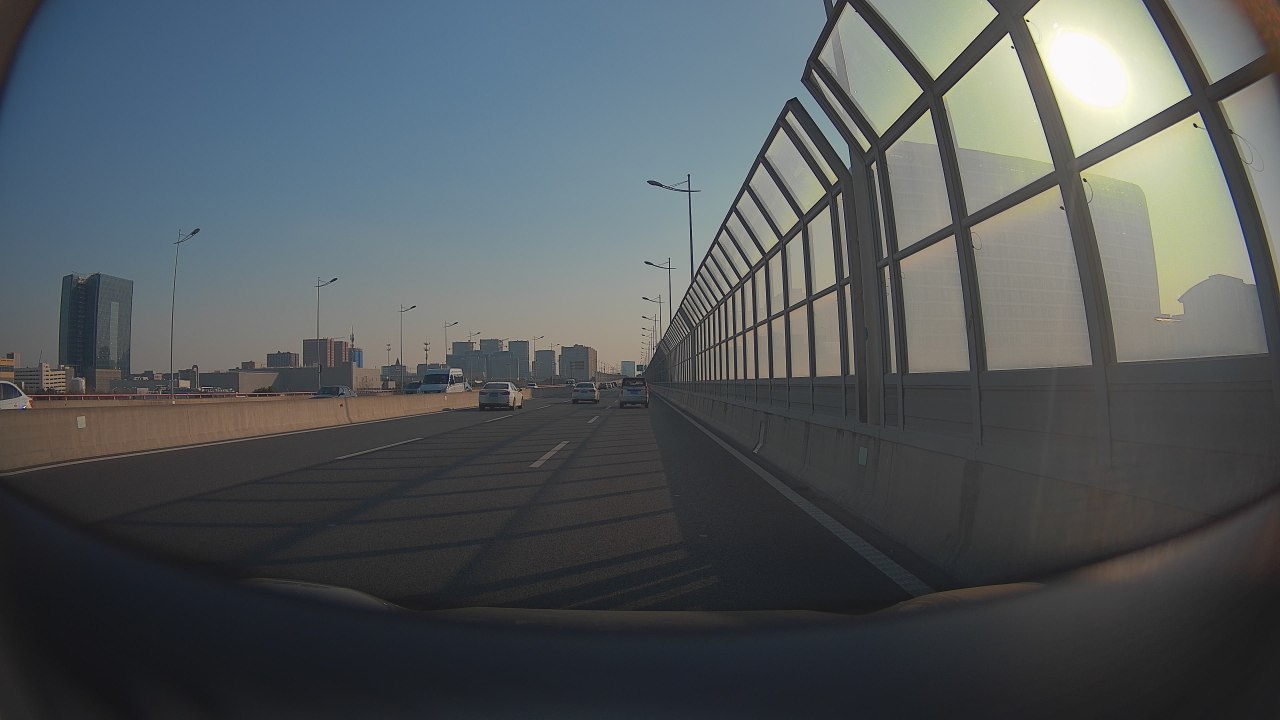
#> input picture img_scenes/00000.jpg, 3840 x 2160 px (shown at 1/3 size)
$ jupyter execute --allow-errors GPT4V.ipynb   (shell and % lines are left out)
#> lines starting #> are read from the running program, lines starting #| are printed output that depends on the picture
### utilities/video_utilities.py
'''
Purpose:    Common preprocessing utilities for handling image and video
                - Loading image/video
                - Video frame extraction
                - Transformation and rescaling
                - Drawing and displaying
                - Overlay transparent bbox and label
                - Save to disk handling format, compression and naming
                - Trimming
                - Normalize bbox, apply safe calculation
                - Calculate IOU

Author:     Jixin Jia (Gin)
Date:       2023/1/9
'''

from . import config
from PIL import ImageFont, ImageDraw, Image
from matplotlib import pyplot as plt
from urllib.request import urlopen
import cv2
import datetime
import math
import numpy as np
import urllib


# Method to download file (including image) from URL using browser agent and save it locally
# [23 lines left out: functions download_to_local, resize_down_to_512_max_dim, resize_down_to_size_max_dim, not called in this run]

def resize_to_256_square(image):
    return cv2.resize(image, (512,512), interpolation = cv2.INTER_LINEAR)


# [183 lines left out: functions crop_square_center, update_orientation, PIL_to_opencv, trim_and_save, trim, get_portrait_bbox and 7 more, not called in this run]


# Method to blur the supplied image
def blur_image(image, intensity=5):
    return cv2.blur(image, (intensity, intensity))


# Method to overlay a transparent image ontop of another image
# [29 lines left out: function overlay_transparent, not called in this run]


# Display multiple images in Matplotlib subplots
def show_images(images, titles=None, height=16, width=16, axis='on'):

    # define plot matrix layout
    n = len(images)
    if n == 0:
        return None
    elif n >= 4:
        nCols = 4
        nRows = math.ceil(n/4)
    else:
        nCols = n
        nRows = math.ceil(n/3)

    # create figure object
    fig = plt.figure(figsize=(height, width))

    # for each image
    for i, image in enumerate(images):
        # convert to RGB
        image_rgb = cv2.cvtColor(image, cv2.COLOR_BGR2RGB)

        # add subplots to figure
        fig.add_subplot(nRows, nCols, i+1)
        plt.axis(axis)

        # add subtitles
        if titles is not None:
            plt.gca().set_title(titles[i])

        # add images to two subplots
        plt.imshow(image_rgb)

    # set row spacing
    plt.subplots_adjust(hspace=0.4)

    # show entire plot
    plt.show()
    return None


# Display single image in a popup window
# [36 lines left out: functions display_image, calc_iou, not called in this run]

### GPT4V.ipynb
### Combine two jinja2 templates, generate system prompt

[cell 1]
import cv2
from utilities import video_utilities as vu

image = cv2.imread("./img_scenes/00000.jpg")
#> image is the input picture: shape (2160, 3840, 3); mean B, G, R 90.6, 88, 82.3
image = vu.resize_to_256_square(image)
#> in resize_to_256_square, `return cv2.resize(image, (512,512), interpolation = cv2.INTER_LINEAR)`:
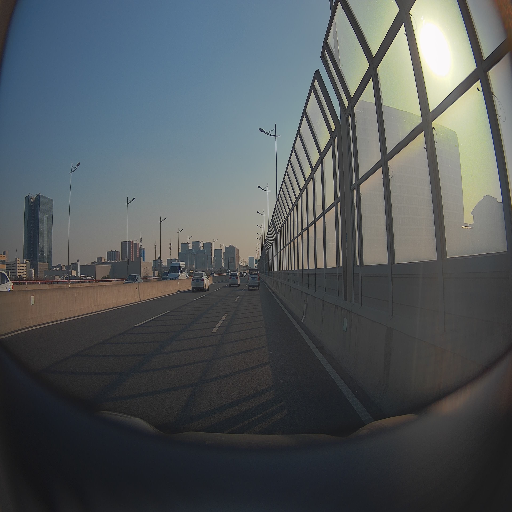
#> returned value: shape (512, 512, 3); mean of channels 0, 1, 2 90.6, 87.9, 82.2; drawn as B, G, R
vu.show_images([image])
#> in show_images, `n = len(images)`: n = 1
#> the loop in show_images, `for i, image in enumerate(images):` made 1 pass

[cell 2]
vu.show_images([cv2.imread("./img_scenes/00000.jpg")])
#> the loop in show_images (call 2), `for i, image in enumerate(images):` made 1 pass

### Option 1: Few-shot in System prompts

[cell 3]
from jinja2 import Environment, FileSystemLoader
import os, cv2, json, base64
from utilities import video_utilities as vu

# 加载标签定义（示例，根据您的实际情况加载）
#> (the rest of this cell did not finish here and is left out)

#> (a cell that did not finish here is left out)

[cell 5]
import os, threading, json, cv2, base64
from utilities import video_utilities as vu
from utilities import gpt
from jinja2 import Template
import json

from dotenv import load_dotenv
load_dotenv()

api_version = "2024-02-15-preview"
#> (the rest of this cell did not finish here and is left out)

#> (a cell that did not finish here is left out)

#> (a cell that did not finish here is left out)

#> (a cell that did not finish here is left out)

[cell 9]
vu.show_images([cv2.imread("./img_scenes/00000.jpg")])

### Few shot in user prompt

### Few-shot in assistant prompt

[cell 10]
from jinja2 import Environment, FileSystemLoader
import os, cv2, json, base64
from utilities import video_utilities as vu

# 加载标签定义（示例，根据您的实际情况加载）
#> (the rest of this cell did not finish here and is left out)

[cell 11]
import os, threading, json, cv2, base64
from utilities import video_utilities as vu
from utilities import gpt
from jinja2 import Template
import json

from dotenv import load_dotenv
load_dotenv()

api_version = "2024-02-15-preview"
#> (the rest of this cell did not finish here and is left out)


$ run again, with img_scenes/00004.jpg copied over img_scenes/00000.jpg
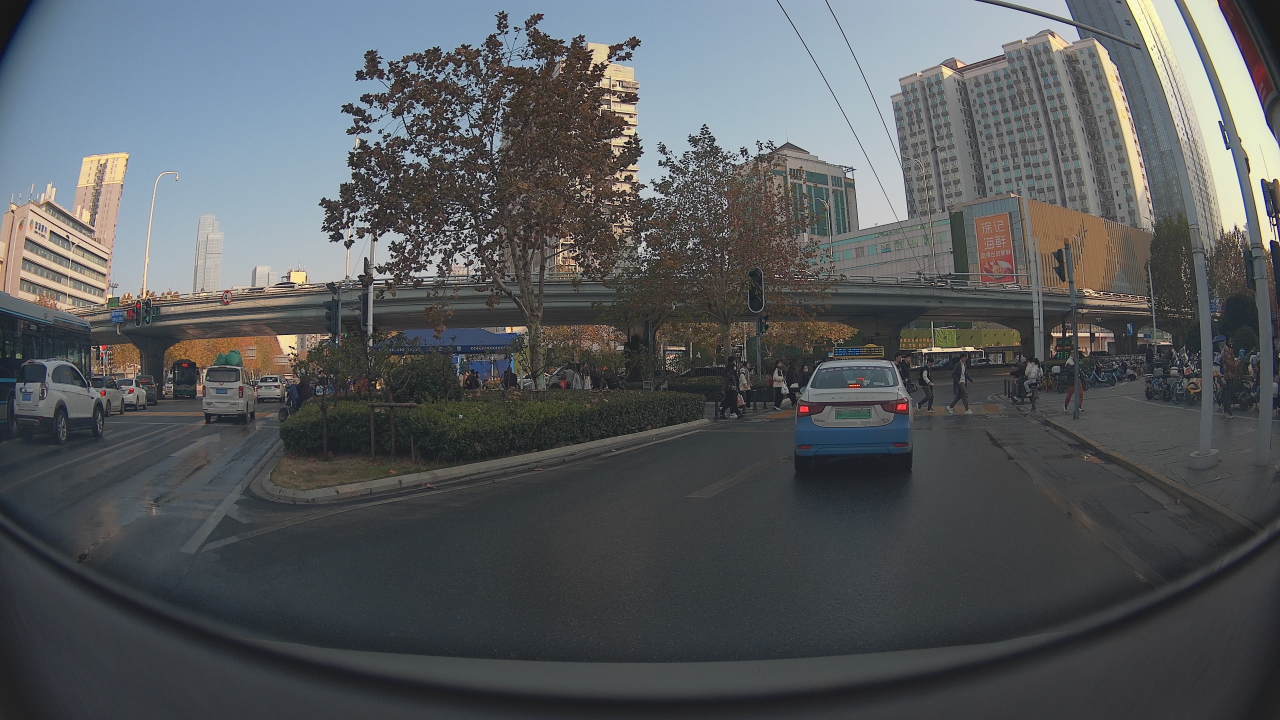
#> input picture img_scenes/00004.jpg, 3840 x 2160 px (shown at 1/3 size)
#> image is the input picture: shape (2160, 3840, 3); mean B, G, R 92.5, 89.7, 86.3
#> in resize_to_256_square, `return cv2.resize(image, (512,512), interpolation = cv2.INTER_LINEAR)`:
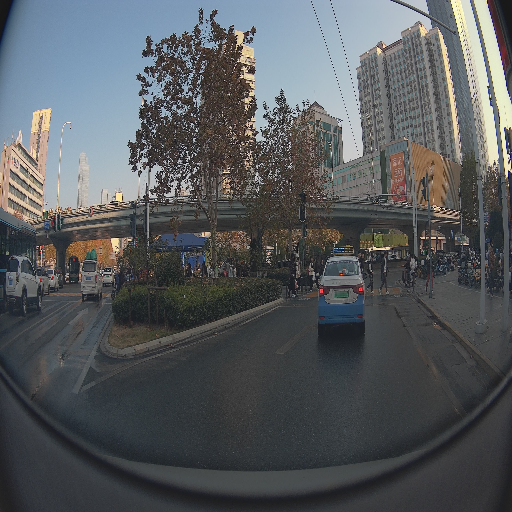
#> returned value: shape (512, 512, 3); mean of channels 0, 1, 2 92.4, 89.6, 86.3; drawn as B, G, R
#> n = 1
#> the loop in show_images, `for i, image in enumerate(images):` made 1 pass
#> the loop in show_images (call 2), `for i, image in enumerate(images):` made 1 pass

$ run again, with img_scenes/00007.jpg copied over img_scenes/00000.jpg
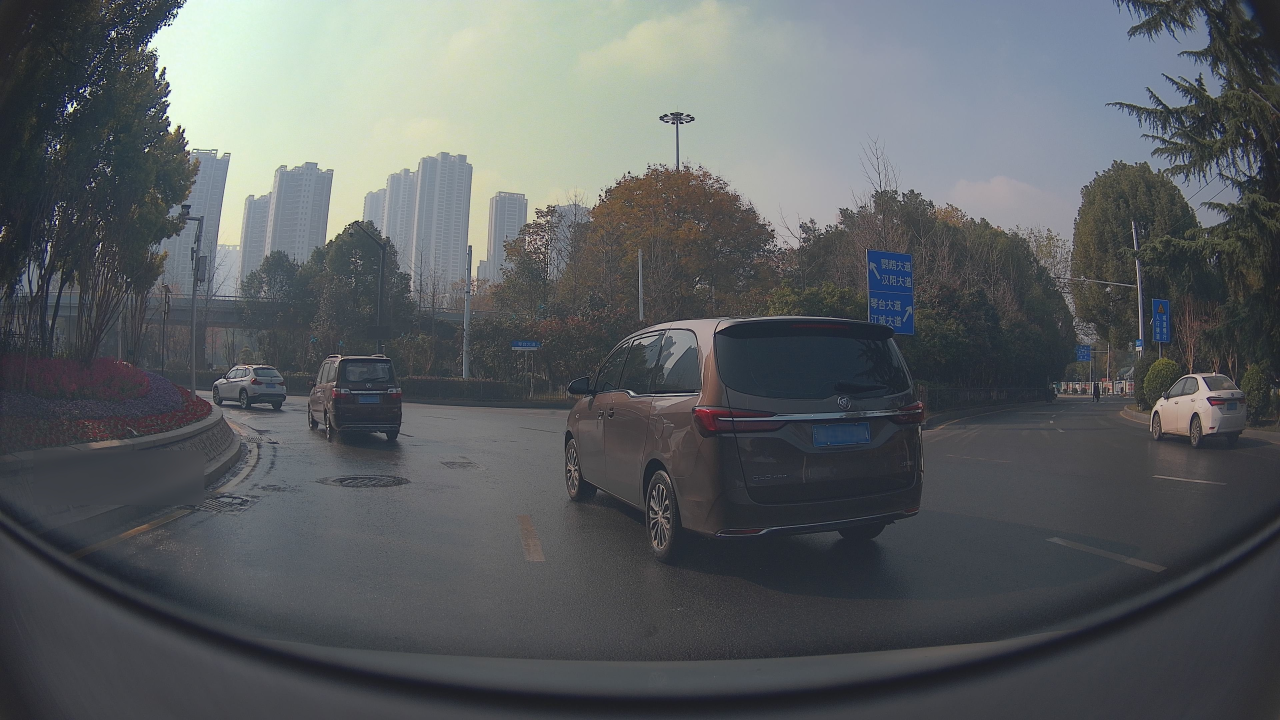
#> input picture img_scenes/00007.jpg, 3840 x 2160 px (shown at 1/3 size)
#> image is the input picture: shape (2160, 3840, 3); mean B, G, R 97.3, 94.9, 91.1
#> in resize_to_256_square, `return cv2.resize(image, (512,512), interpolation = cv2.INTER_LINEAR)`:
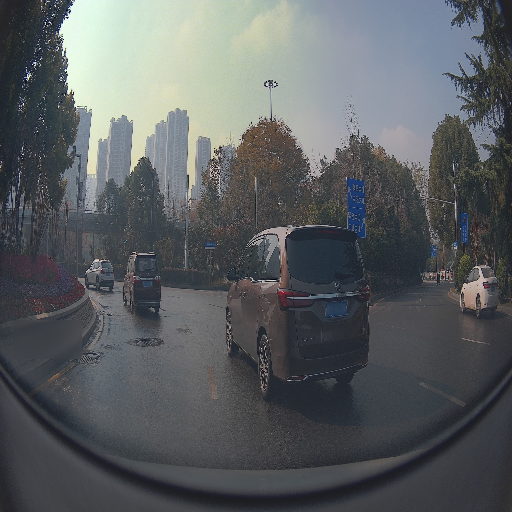
#> returned value: shape (512, 512, 3); mean of channels 0, 1, 2 97.2, 94.8, 91; drawn as B, G, R
#> n = 1
#> the loop in show_images, `for i, image in enumerate(images):` made 1 pass
#> the loop in show_images (call 2), `for i, image in enumerate(images):` made 1 pass

$ run again, with img_scenes/00008.jpg copied over img_scenes/00000.jpg
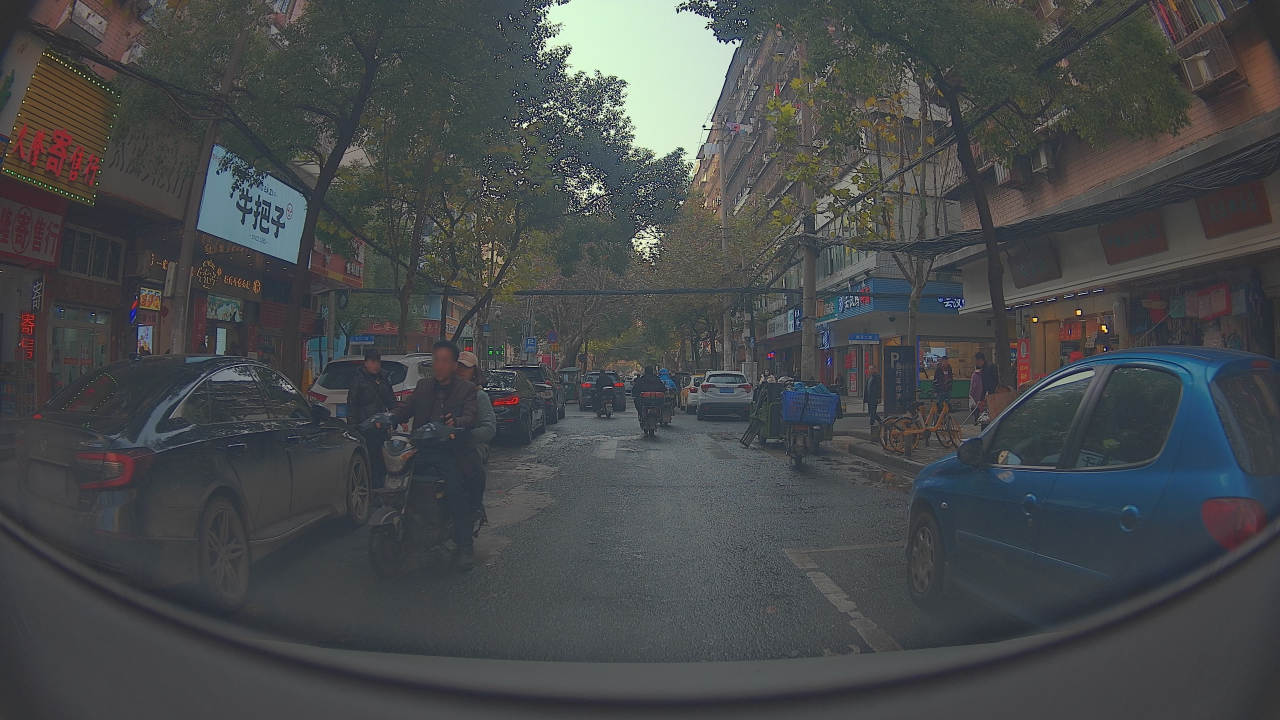
#> input picture img_scenes/00008.jpg, 3840 x 2160 px (shown at 1/3 size)
#> image is the input picture: shape (2160, 3840, 3); mean B, G, R 75.8, 74.3, 71.3
#> in resize_to_256_square, `return cv2.resize(image, (512,512), interpolation = cv2.INTER_LINEAR)`:
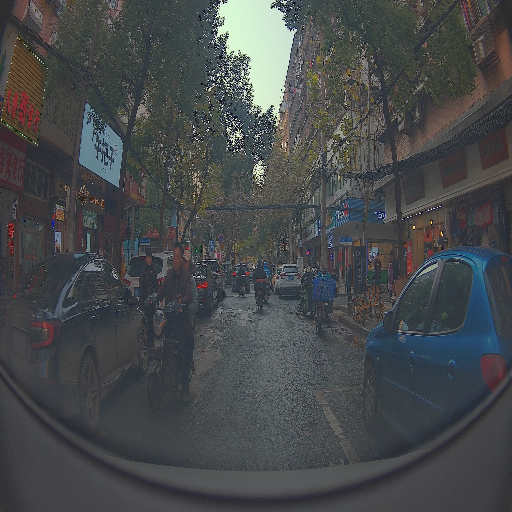
#> returned value: shape (512, 512, 3); mean of channels 0, 1, 2 75.7, 74.1, 71.2; drawn as B, G, R
#> n = 1
#> the loop in show_images, `for i, image in enumerate(images):` made 1 pass
#> the loop in show_images (call 2), `for i, image in enumerate(images):` made 1 pass
